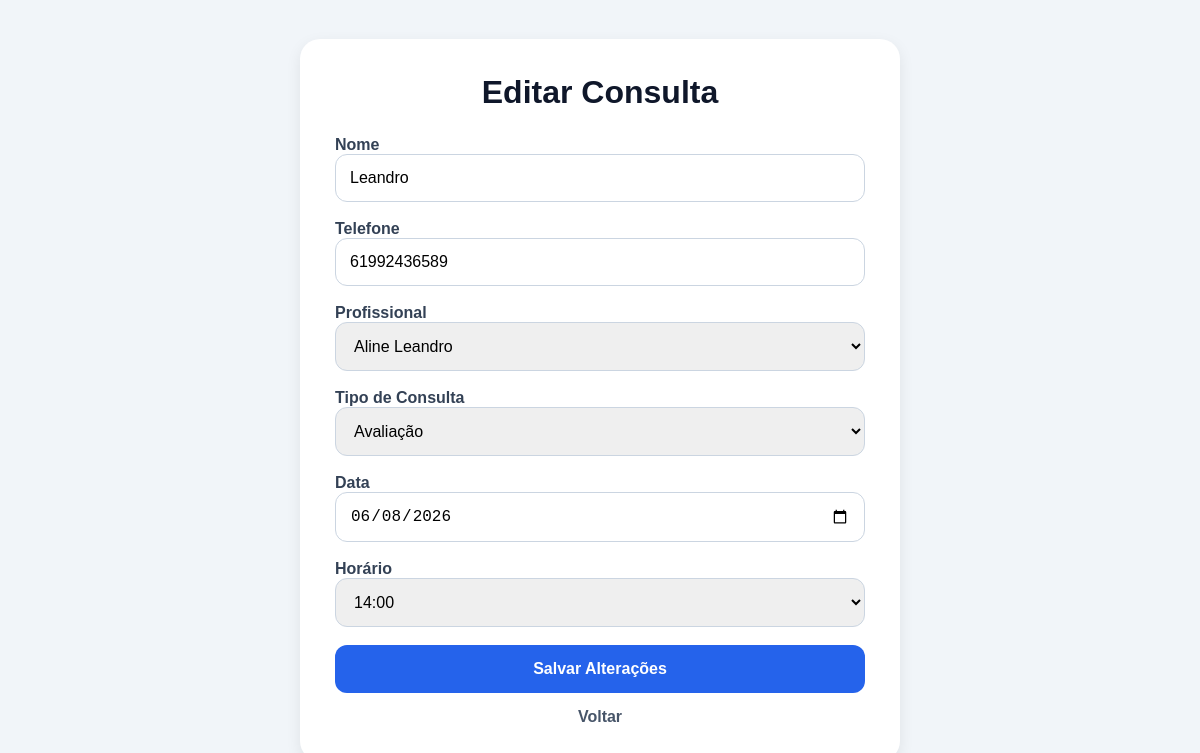
Before: /edit-appointment/3/ (signed in) with the older database file.
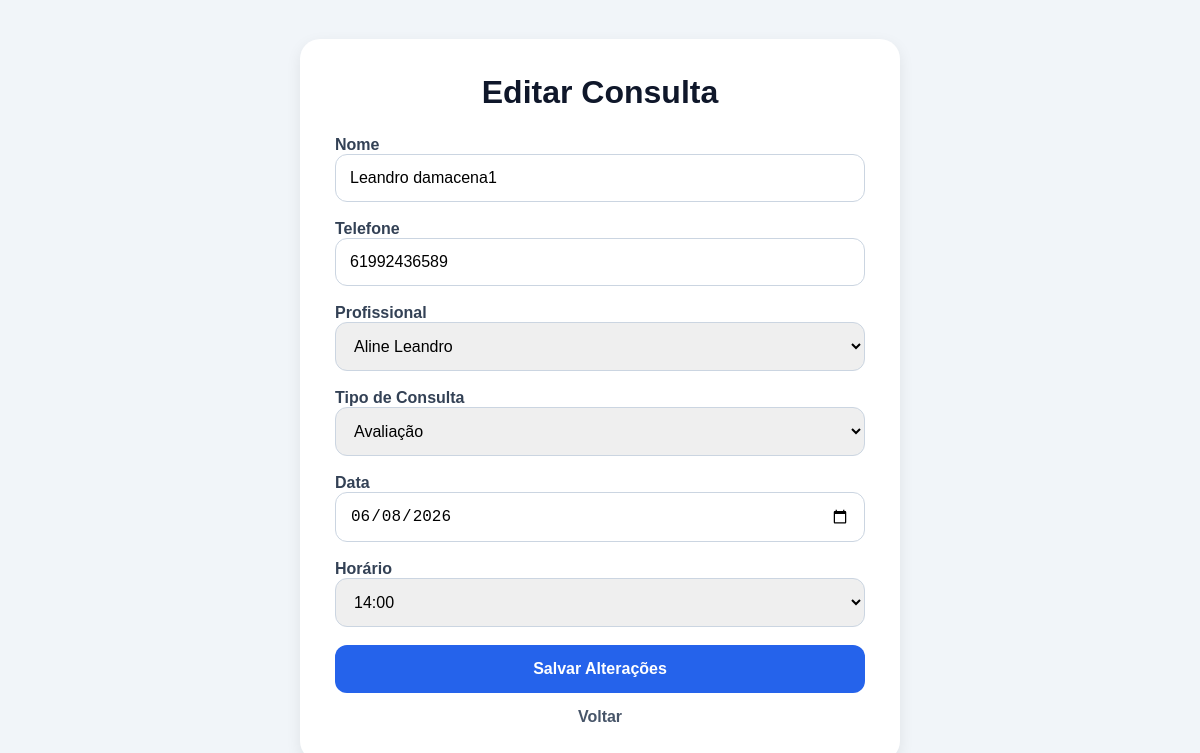
After: the same page with the newer database file.
### appointments/models.py (models this page shows, shortened)
class Appointment(models.Model):
    name = models.CharField(
        max_length=100
    )
    phone = models.CharField(
        max_length=20
    )
    email = models.EmailField()
    professional = models.CharField(
        max_length=20,
        choices=PROFESSIONAL_CHOICES
    )
    service_type = models.CharField(
        max_length=20,
        choices=SERVICE_TYPES,
        default='avaliacao'
    )
    appointment_date = models.DateField()
    appointment_time = models.TimeField()
    created_at = models.DateTimeField(
        auto_now_add=True
    )

### appointments/views.py (the view, shortened to what this page needs)
@login_required
def edit_appointment(request, appointment_id):
    user_professional = get_user_professional(request.user)
    appointment = Appointment.objects.get(
        id=appointment_id
    )
    if request.user.is_superuser:
        pass
    elif user_professional in ['aline', 'gustavo']:
        pass
    elif user_professional in ['isabel', 'stephane', 'amanda']:
        if appointment.professional != user_professional:
            return redirect('/schedule/')
    else:
        return redirect('/schedule/')
    professional_times = get_professional_times(
        appointment.professional,
        appointment.appointment_date
    )
    return render(request, 'appointments/edit_appointment.html', {
        'appointment': appointment,
        'available_times': professional_times
    })

### appointments/views.py (called while the page is built, shortened)
def get_user_professional(user):
    username = user.username.lower()
    if user.is_superuser:
        return None

def get_professional_times(professional, selected_date):
    if not professional or not selected_date:
        return []
    if professional == 'aline':
        if selected_date.weekday() == 1:  # terça
            return AVAILABLE_TIMES.get(
                professional,
                {}
            ).get('tuesday', [])
        if selected_date.weekday() == 3:  # quinta
            return AVAILABLE_TIMES.get(
                professional,
                {}
            ).get('thursday', [])
        if selected_date.weekday() == 4:  # sexta
            return AVAILABLE_TIMES.get(
                professional,
                {}
            ).get('friday', [])
        return AVAILABLE_TIMES.get(
            professional,
            {}
        ).get('default', [])

### appointments/templates/appointments/edit_appointment.html (shortened to what this page needs)
{% load static %}
<!DOCTYPE html>
<html lang="pt-br">
<head>
</head>
<body>
    <div class="container">
        <h1>Editar Consulta</h1>
        <form method="POST">
            <div>
                <label>Nome</label>
                <input
                    type="text"
                    name="name"
                    value="{{ appointment.name }}"
                    required
                >
            </div>
            <div>
                <label>Telefone</label>
                <input
                    type="text"
                    name="phone"
                    value="{{ appointment.phone }}"
                    required
                >
            </div>
            <div>
                <label>Profissional</label>
                <select
                    name="professional"
                    required
                >
                    <option
                        value="aline"
                        {% if appointment.professional == 'aline' %}selected{% endif %}
                    >
                        Aline Leandro
                    </option>
                </select>
            </div>
            <div>
                <label>Tipo de Consulta</label>
                <select
                    name="service_type"
                    required
                >
                    <option
                        value="avaliacao"
                        {% if appointment.service_type == 'avaliacao' %}selected{% endif %}
                    >
                        Avaliação
                    </option>
                </select>
            </div>
            <div>
                <label>Data</label>
                <input
                    type="date"
                    name="appointment_date"
                    value="{{ appointment.appointment_date|date:'Y-m-d' }}"
                    required
                >
            </div>
            <div>
                <label>Horário</label>
                <select
                    name="appointment_time"
                    required
                >
                    {% for time in available_times %}
                        <option
                            value="{{ time }}"
                            {% if appointment.appointment_time|stringformat:"s"|slice:":5" == time %}
                            selected
                            {% endif %}
                        >
                            {{ time }}
                        </option>
                    {% endfor %}
                </select>
            </div>
            <button type="submit">
                Salvar Alterações
            </button>
        </form>
        <a
            href="/schedule/"
            class="back-btn"
        >
            Voltar
        </a>
    </div>
</body>
</html>

Changed rows visible on the page:
changed Appointment "Aline Leandro": name "Leandro" → "Leandro damacena1"
